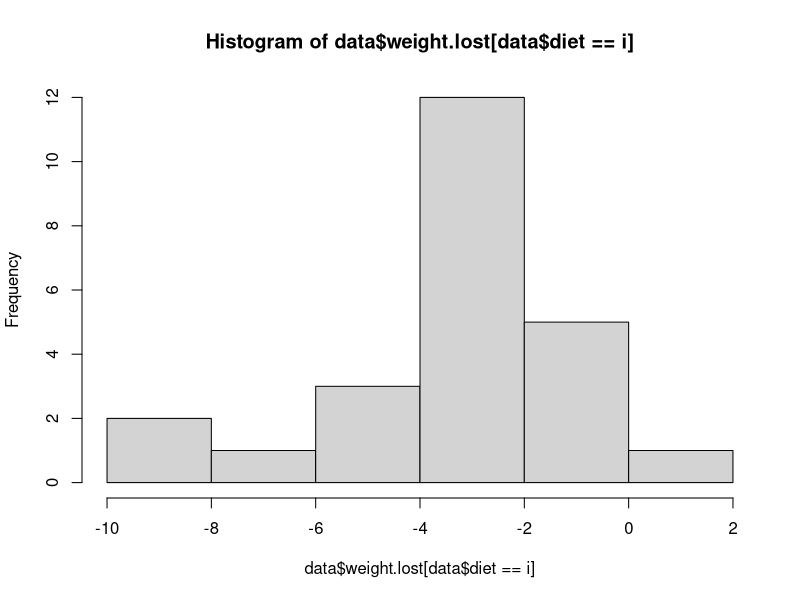
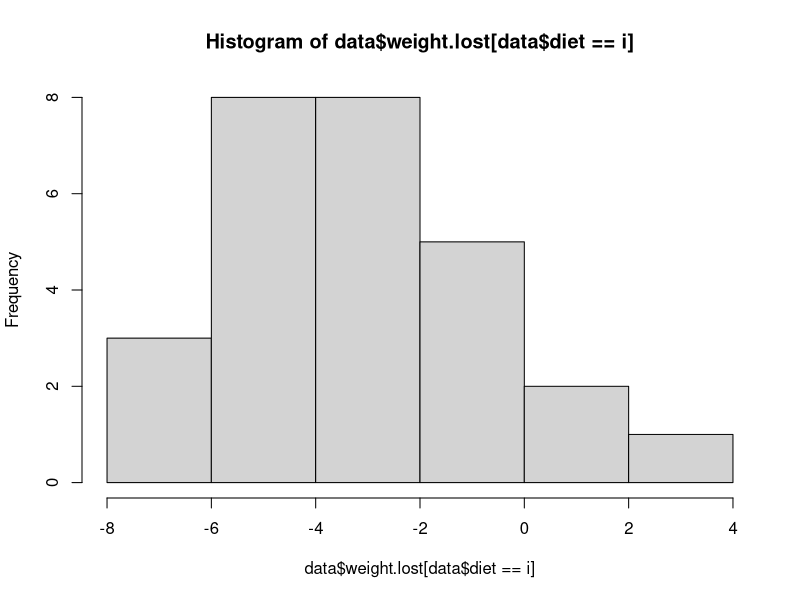
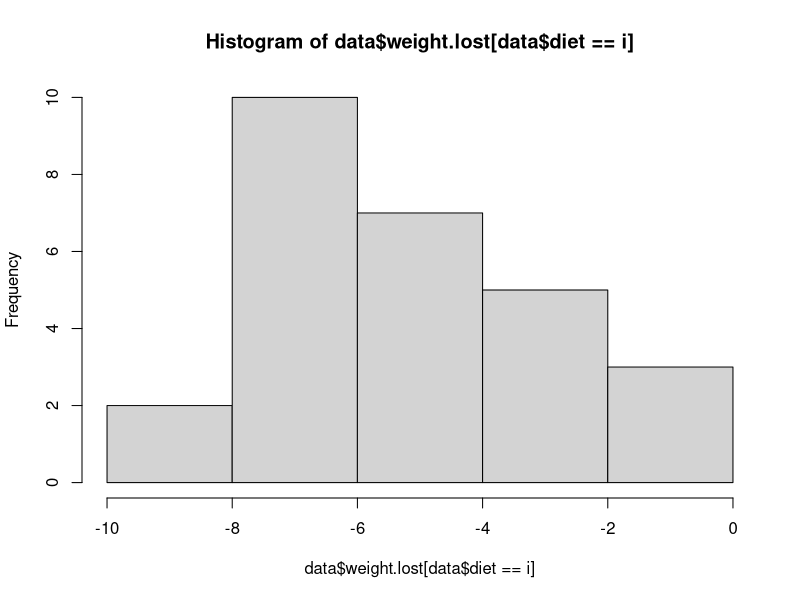
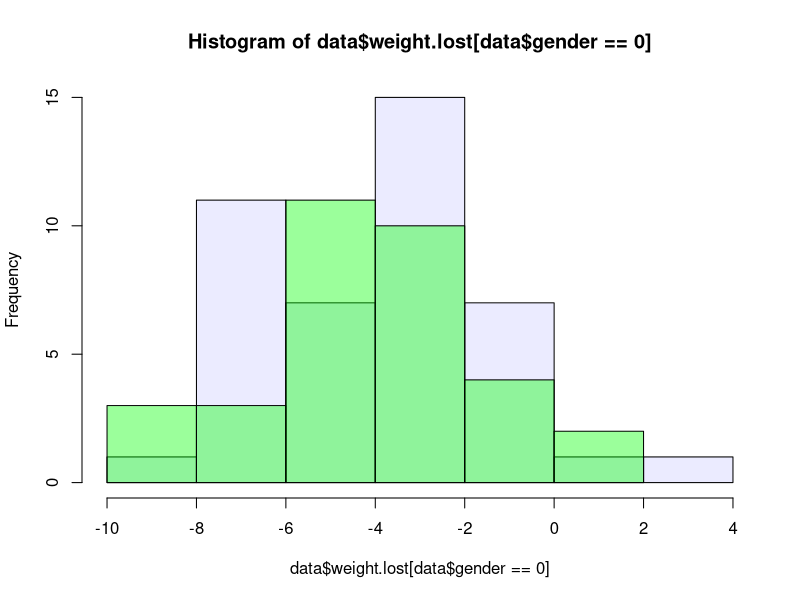
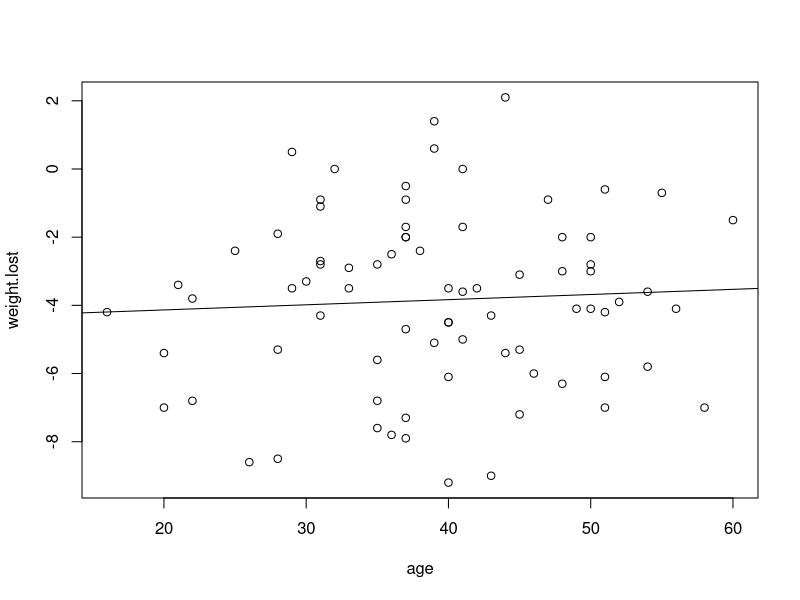
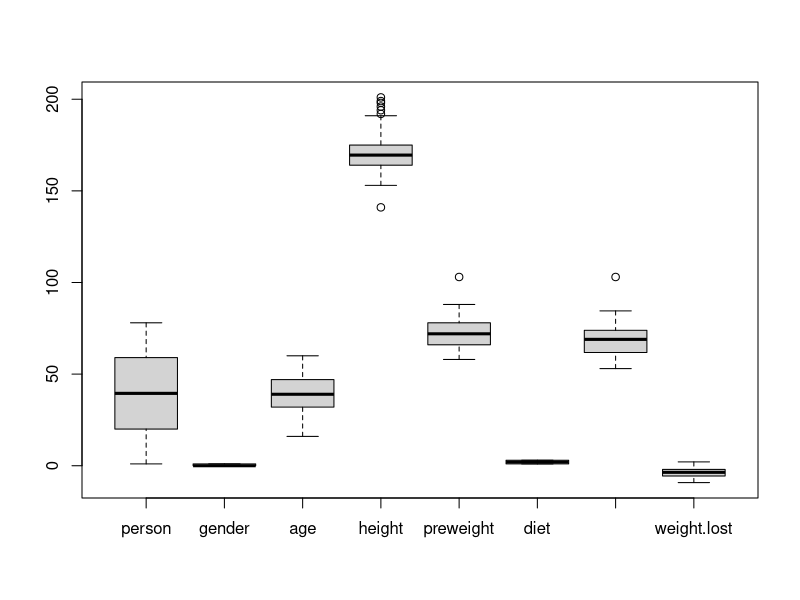
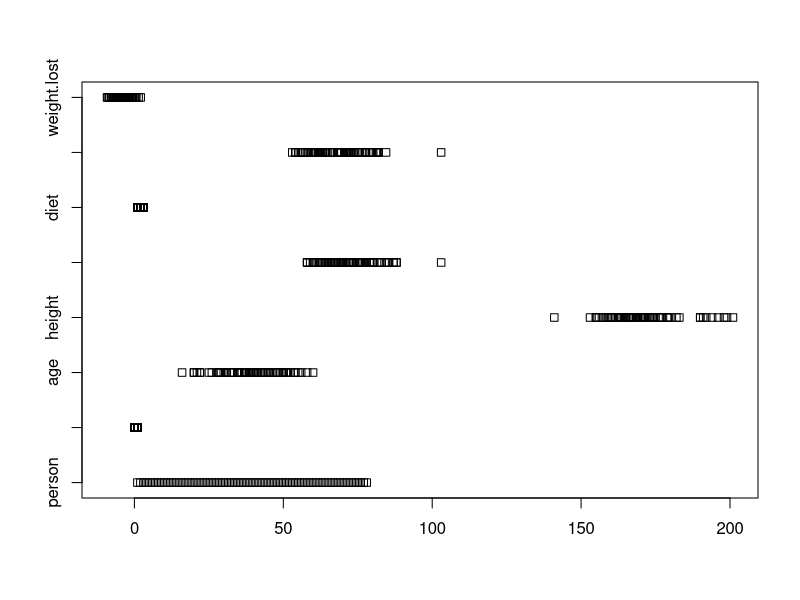

These charts were generated, in order, by the following R code:
data = read.table('diet.txt',header=TRUE)

weight.lost = data$weight6weeks - data$preweight
data = cbind(data,weight.lost)

pre = data$preweight
post = data$weight6weeks
age = data$age

# test sign. difference -> check assumptions (normality etc.) otherwise other test is needed
t.test(pre,post)

# plot hist of loss per diet
for (i in 1:3){
   hist(data$weight.lost[data$diet == i])
}
mycol = rgb(0, 0, 255, max = 255, alpha = 20, names = "blue50")
mycol2 = rgb(0, 255, 0, max = 255, alpha = 100, names = "green50")


# male vs female loss
femalehist = hist(data$weight.lost[data$gender == 0], plot=FALSE)
malehist = hist(data$weight.lost[data$gender == 1], plot=FALSE)

plot(femalehist, col=mycol)
plot(malehist, col=mycol2, add=TRUE)


# lin reg of age and weight loss -> no relation!
reg = lm(weight.lost ~ age)
plot(age, weight.lost)
abline(reg)
summary(reg)



#ANOVA
boxplot(data); stripchart(data)
df = data[c("weight.lost","diet")]; df
weightlostaov = lm(weight.lost~diet,data=df)
anova(weightlostaov)
confint(weightlostaov)
